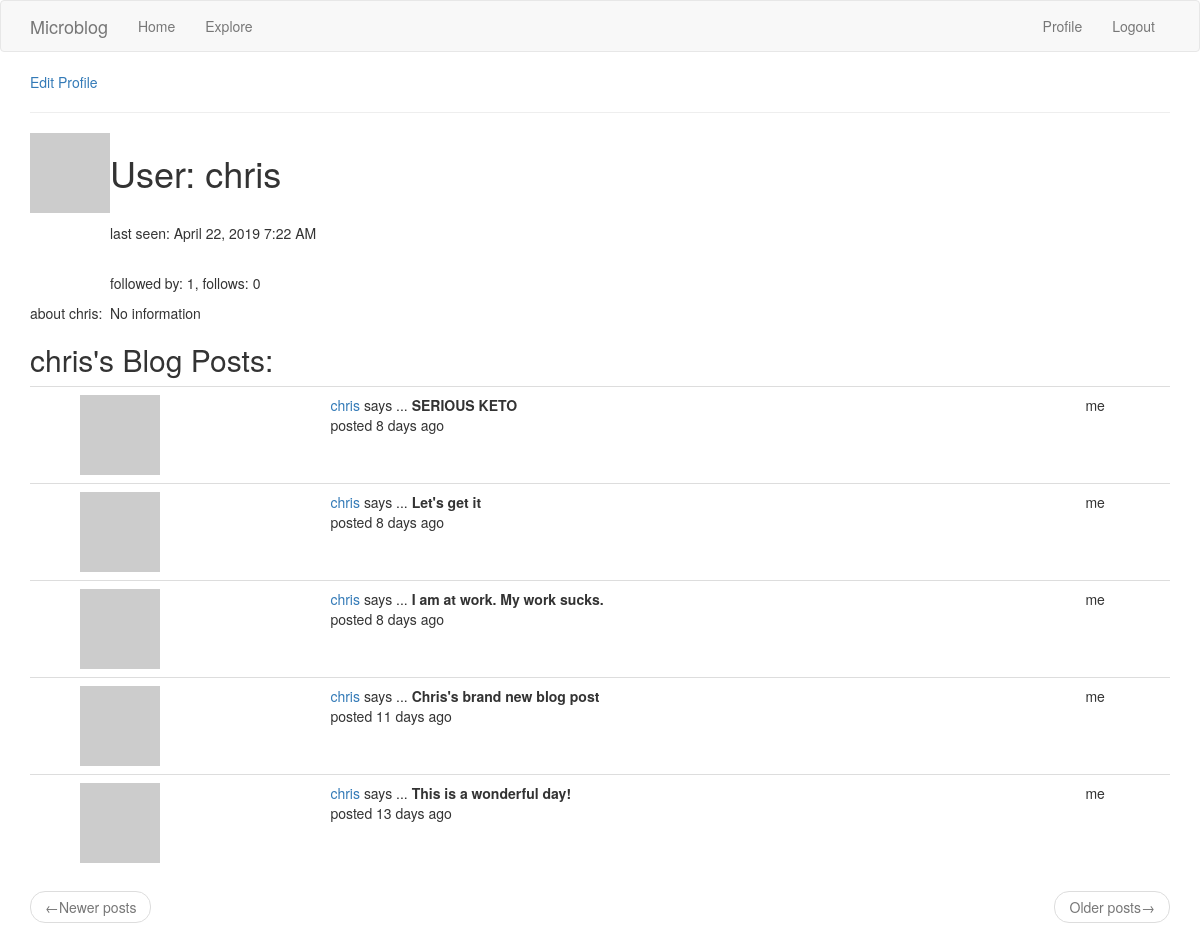
The page /user/chris (signed in) on the database as committed earlier.
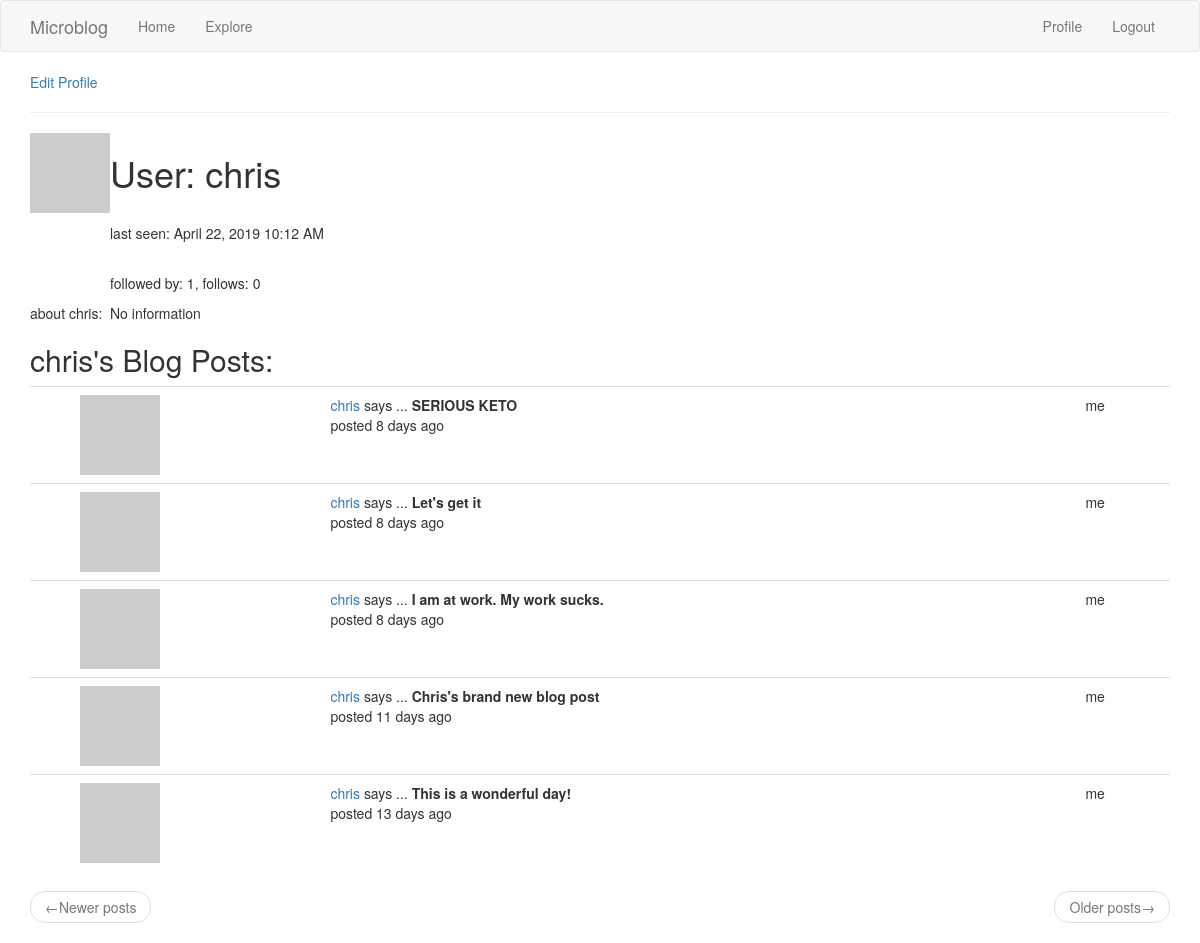
The same page on the database as committed later.
### microblog_app/models.py (models this page shows, shortened)
class User(UserMixin, db.Model): # UserMixin makes model compatible with flask-login
    id = db.Column(db.Integer, primary_key=True)  # flask login writes User.id to session
    username = db.Column(db.String(64), index=True, unique=True)
    email = db.Column(db.String(120), index=True, unique=True)
    password_hash = db.Column(db.String(128))
    posts = db.relationship('Post', backref='author', lazy='dynamic')
    about_me = db.Column(db.String(140))
    last_visited = db.Column(db.DateTime, default=datetime.utcnow())
    followed = db.relationship(
        'User', secondary=followers,
        primaryjoin=(followers.c.follower_id == id),
        secondaryjoin=(followers.c.followed_id == id),
        backref=db.backref('followers', lazy='dynamic'),
        lazy='dynamic'
    )
    def pull_avatar(self, size):
        digest = md5(self.email.lower().encode('utf-8')).hexdigest()
        return f"https://www.gravatar.com/avatar/{digest}?d=identicon&s={size}"
    def timestamp_on_request(self):  # time stamp to update last_visited in db upon request of any page
        self.last_visited = datetime.utcnow()
        db.session.commit()

class Post(db.Model):
    id = db.Column(db.Integer, primary_key=True)
    body = db.Column(db.String(140))
    timestamp = db.Column(db.DateTime, index=True, default=datetime.utcnow)  # passing a function
    user_id = db.Column(db.Integer, db.ForeignKey('user.id'))  # uses relationship

### microblog_app/routes.py (the view)
@app.route(URLRoute.user)
@login_required
def user(username):
    user = User.query.filter_by(username=username).first_or_404()  # returns either element or 404 response
    page = request.args.get('page', 1, type=int)
    posts = user.posts.order_by(Post.timestamp.desc()).paginate(
        page, app.config['POSTS_PER_PAGE'], False
    )
    next_page = url_for('explore', page=posts.next_num) if posts.has_next else None
    prev_page = url_for('explore', page=posts.prev_num) if posts.has_prev else None
    return render_template("user.html", user=user, posts=posts.items,
                           next_page=next_page, prev_page=prev_page)

### microblog_app/models.py (called while the page is built)
@login.user_loader
def load_user(id):
    return User.query.get(int(id))

### microblog_app/routes.py (called while the page is built)
@app.before_request  # applies to all routes in the application
def before_request():
    if current_user.is_authenticated:
        current_user.timestamp_on_request()

### microblog_app/templates/user.html (shortened to what this page needs)
{% extends "base.html" %}
{% block app_content %}
{% if current_user == user %}
    <p><a href="{{ url_for('edit_profile') }}">Edit Profile</a></p>
{% elif current_user.is_following(user) %}
    <p><a href="{{ url_for('unfollow', username=user.username) }}">unfollow</a></p>
{% elif not current_user.is_following(user) %}
    <p><a href="{{ url_for('follow', username=user.username) }}">follow</a></p>
{% endif %}
<table>
    <tr valign="top">
        <td><img src="{{ user.pull_avatar(128) }}"></td>
        <td>
            <h1>User: {{ user.username }}</h1>
            <br>
            <p>last seen:
                {% if user.last_visited %}
                    {{ moment(user.last_visited).format('LLL') }}
                {% else %}
                    no info
                {% endif %}</p>
            <br><p>followed by: {{ user.followers.count() }}, follows: {{ user.followed.count()}}</p>
        </td>
    </tr>
    <tr>
        <td>about {{ user.username }}:</td>
        <td>{% if user.about_me %} {{ user.about_me }} {% else %} No information {% endif %}</td>
    </tr>
    <hr>
</table>
<h2>{{ user.username }}'s Blog Posts:</h2>
{% include "_posts.html" %}
{% endblock %}

### microblog_app/templates/base.html (shortened to what this page needs)
{% extends 'bootstrap/base.html' %}
{% block navbar %}
    <nav class="navbar navbar-default">
        <div class="container">
            <div class="navbar-header">
                <a class="navbar-brand" href="{{ url_for('index') }}">Microblog</a>
            </div>
            <div class="collapse navbar-collapse" id="bs-example-navbar-collapse-1">
                <ul class="nav navbar-nav">
                    <li><a href="{{ url_for('index') }}">Home</a></li>
                    <li><a href="{{ url_for('explore') }}">Explore</a></li>
                </ul>
                <ul class="nav navbar-nav navbar-right">
                    {% if current_user.is_anonymous %}
                    <li><a href="{{ url_for('login') }}">Login</a></li>
                    {% else %}
                    <li><a href="{{ url_for('user', username=current_user.username) }}">Profile</a></li>
                    <li><a href="{{ url_for('logout') }}">Logout</a></li>
                    {% endif %}
                </ul>
            </div>
        </div>
    </nav>
{% endblock %}
{% block content %}
    <div class="container">
        {% block app_content %}{% endblock %}
    </div>
{% endblock %}

### microblog_app/templates/_posts.html (shortened to what this page needs)
{% if posts %}
    <table class="table table-hover">
    {% for post in posts %}
            <td valign="top">
                <td><img src="{{ post.author.pull_avatar(36) }}"></td>
                <td>
                    <a href="{{ url_for('user', username=post.author.username) }}">
                        {{ post.author.username }}
                    </a>
                    says ...
                    <b>{{ post.body }}</b><br>
                    posted {{ moment(post.timestamp.date()).fromNow() }}
                </td>
                <td>
                {% if current_user.username == post.author.username %}
                    <p>me</p>
                {% elif current_user.is_following(post.author) %}
                    <a href="{{ url_for('unfollow', username=post.author.username) }}">unfollow</a>
                {% elif not current_user.is_following(post.author) %}
                    <a href="{{ url_for('follow', username=post.author.username) }}">follow</a>
                {% endif %}
                </td>
    {% endfor %}
    </table>
    <nav aria-label="...">
        <ul class="pager">
            <li class="previous {% if not prev_page %} disabled {% endif %}">
                <a href="{{ prev_page or '#' }}">
                    <span aria-hidden="true">&larr;</span>Newer posts
                </a>
            </li>
            <li class="next {% if not prev_page %} disabled {% endif %}">
                <a href="{{ next_page or '#' }}">
                    Older posts<span aria-hidden="true">&rarr;</span>
                </a>
            </li>
        </ul>
    </nav>
{% else %}
    <p>No blog posts to show!</p>
{% endif %}

Rows that differ between the two databases and show on the page:
changed User "chris": last_visited "April 22, 2019 7:22 AM" → "April 22, 2019 10:12 AM"
